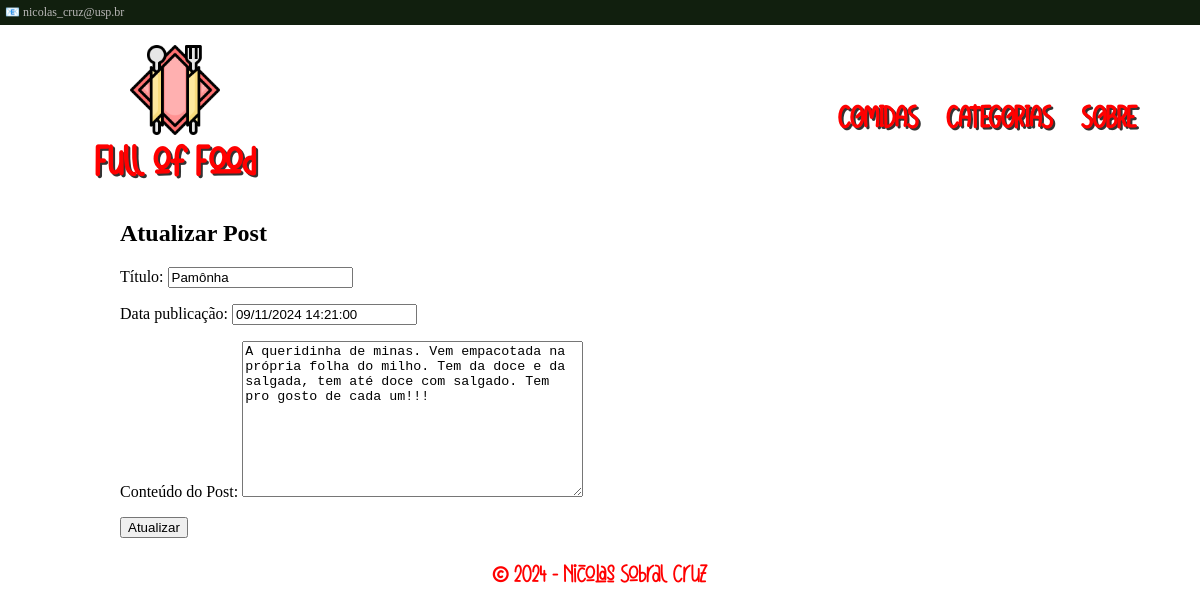
Screenshot of /comidas/update/8/ with the database file from the repository.
### comidas/models.py (models this page shows, shortened)
class Post(models.Model):
    titulo = models.CharField(max_length=255)
    conteudo = models.TextField()
    data = models.DateTimeField(auto_now_add=False)
    class Meta:
        ordering = ['-data']

### comidas/views.py (the view, shortened to what this page needs)
# urls.py: path('update/<int:pk>/', views.UpdateView.as_view(), name='update'),
class UpdateView(generic.UpdateView):
    model= Post
    template_name= 'comidas/update.html'
    form_class=PostForm

### comidas/forms.py
class PostForm(ModelForm):
    class Meta:
        model = Post
        fields = [
            'titulo',
            'data',
            'conteudo',
        ]
        labels = {
            'titulo': 'Título',
            'data': 'Data publicação',
            'conteudo': 'Conteúdo do Post',
        }

### comidas/templates/comidas/update.html (shortened to what this page needs)
{% extends 'base.html' %}
{% block content %}
<h2>Atualizar Post</h2>
<form method="POST" action="{% url 'comidas:update' post.id %}">
  {{form.as_p}}
  <button type="submit">Atualizar</button>
</form>
{% endblock content %}

### static/style.css (style rules this page uses)
:root { font-size: 16px; }
body { margin:0; }

### rows the page displays
Post: titulo "Pamônha", data "09/11/2024 14:21:00", conteudo "A queridinha de minas. Vem empacotada na própria folha do milho. Tem da doce e da salgada, tem até doce com salgado. Tem pro gosto de cada um!!!"
